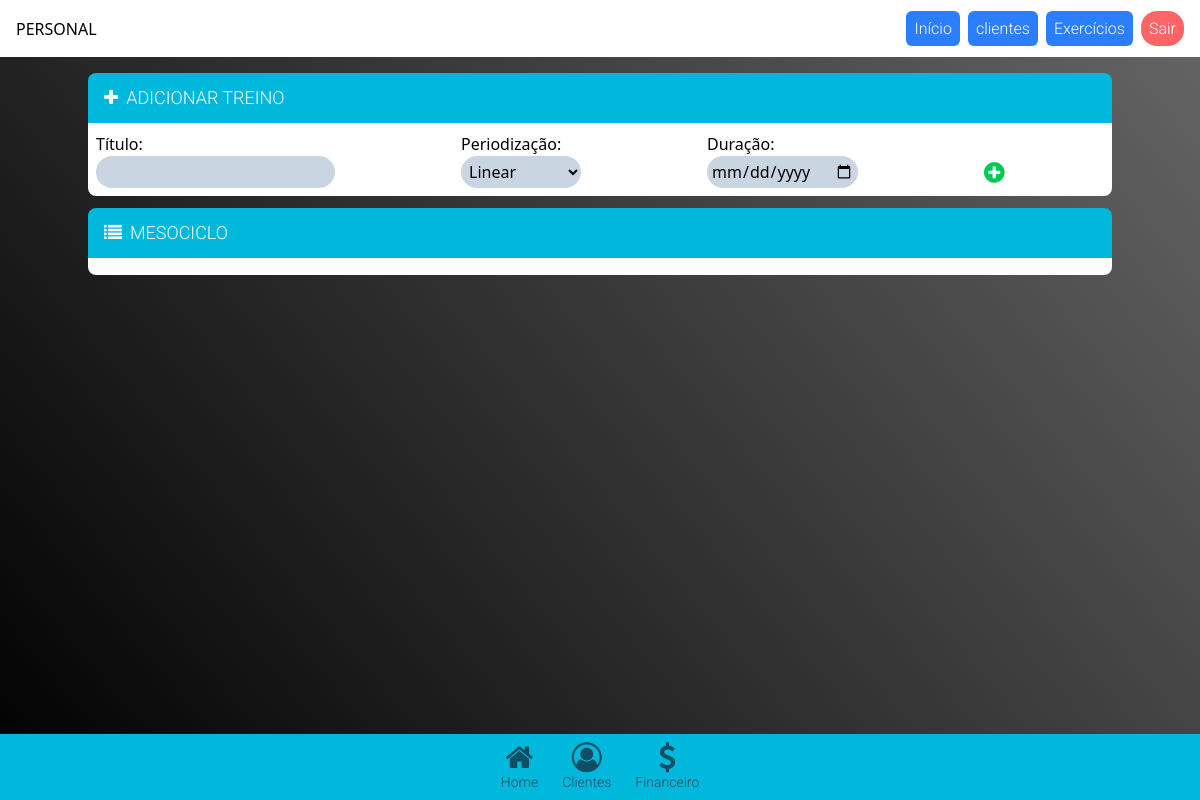
Page /personal/treinamento/21 (signed in) on the earlier database version.
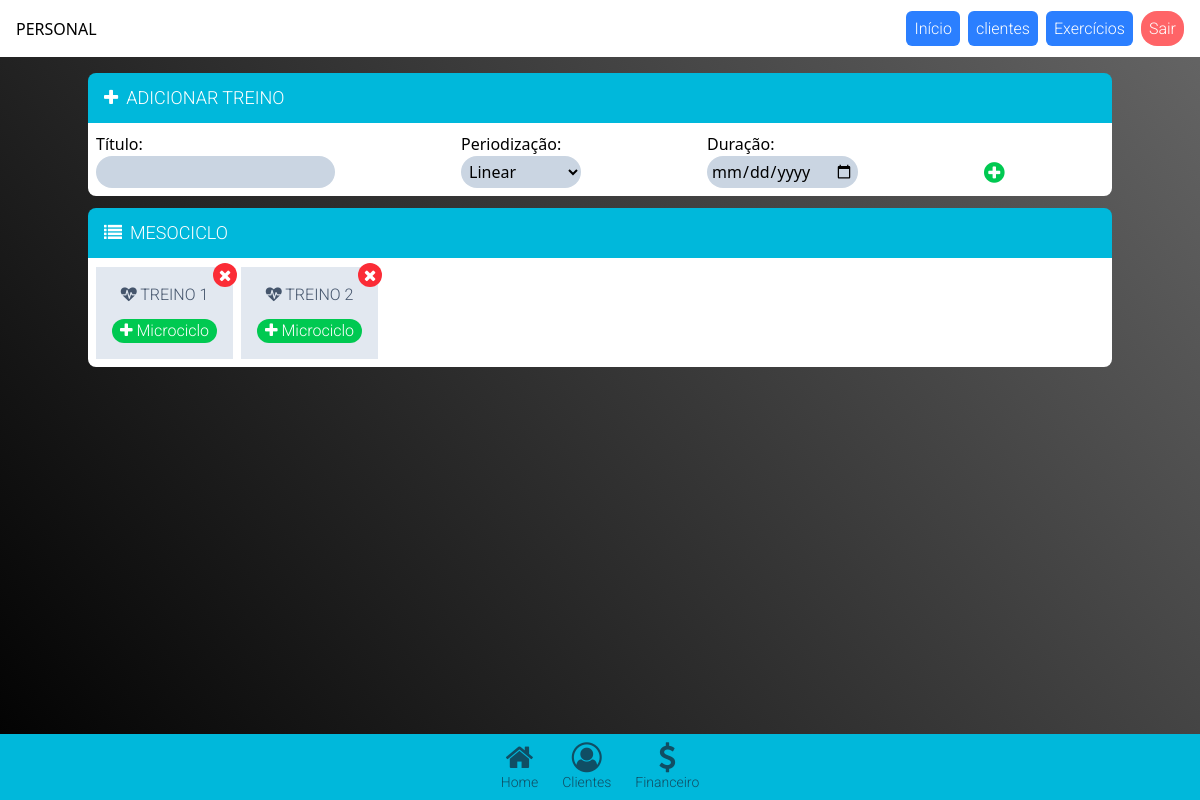
Same page on the later database version.
### app_personal/models.py (models this page shows, shortened)
class Mesociclo(models.Model):
    user = models.ForeignKey(User, on_delete=models.CASCADE)
    titulo = models.CharField(max_length=255)
    periodizacao = models.CharField(max_length=255)
    pub_date = models.DateTimeField(auto_now_add=True)
    duracao = models.DateField(null=True)

### app_personal/views.py (the view, shortened to what this page needs)
# urls.py: path('treinamento/<int:id>', views.treinamento, name='treinamento'),
def treinamento(request, id):
    user = {
        'is_superuser':request.user.is_superuser,
        'is_authenticated':request.user.is_authenticated,
        'username':request.user.username,
    }
    if request.method == 'GET':
        clientes = User.objects.get(id=id)
        mesociclo = Mesociclo.objects.filter(user_id = id)
        if request.method == 'GET':
            context={
                'clientes':clientes,
                'user':user,
                'mesociclo':mesociclo,
                }
        return render(request, 'gerenciar/meso.html', context)

### app_personal/templates/gerenciar/meso.html (shortened to what this page needs)
{% extends 'base_personal/base.html' %}
{% block 'content'%}
{% if user.is_superuser == True %}
<section class="container m-auto my-4 rounded">
    <h1 class="text-lg font-medium uppercase p-2 border-solid border-b-1 rounded-tr-lg rounded-tl-lg bg-cyan-500 text-white"><i class="fa fa-plus m-2"></i>Adicionar treino</h1>
    <div class="bg-white p-2 space-y-2 rounded-br-lg rounded-bl-lg">
        <form action="{% url 'treinamento' clientes.id  %}" method="post" class="flex flex-wrap items-center justify-between">
            <div class="">
                <label class="block">Título:</label>
                <input type="text" name="titulo" class="w-full bg-slate-300 rounded-2xl p-1">
            </div>
            <div class="">
                <label class="block">Periodização:</label>
                <select name="periodizacao" class="w-full rounded-2xl bg-slate-300 p-1">
                    <option value="Linear">Linear</option>
                </select>
            </div>
            <div class="">
                <label class="block">Duração:</label>
                <input type="date" name="duracao" class="bg-slate-300 p-1 rounded-2xl w-full">
            </div>
            <div class="justify-start">
                <br>
                <button type="submit" class="flex justify-start hover:animate-pulse cursor-pointer text-2xl text-green-500 w-30"><i class="fa fa-plus-circle"></i></button>
            </div>
        </form>
    </div>
    <div class="my-3">
       <h1 class="text-lg font-medium uppercase p-2 border-solid border-b-1 rounded-tr-lg rounded-tl-lg bg-cyan-500 text-white"><i class="fa fa-list m-2"></i>Mesociclo</h1>
       <div class="flex items-center gap-2 rounded-bl-lg rounded-br-lg bg-white p-2">
        {% for m in mesociclo %}
            <div class="flex flex-col bg-slate-200 space-y-3 items-center p-4 relative">
                <a href="{% url 'delete_mesociclo' m.id %}" class="absolute -top-1 -right-1 w-6 h-6 rounded-full bg-red-500 flex justify-center items-center text-white"><i class="fa fa-close"></i></a>
                <h1 class="font-medium uppercase text-slate-600">
                    <i class="fa fa-heartbeat"></i>
                    <span>{{m.titulo}}</span>
                </h1>
                <a href="{% url 'microciclo' m.id %}" class="bg-green-500 w-full text-white  rounded-2xl px-2 font-medium"><i class="fa fa-plus"></i> Microciclo</a>
            </div>
        {% endfor %}
        </div>
    </div>
</section>
{% endif %}
{% endblock %}

Differences in the rows shown:
added Mesociclo: titulo "TREINO 1"
added Mesociclo: titulo "TREINO 2"
